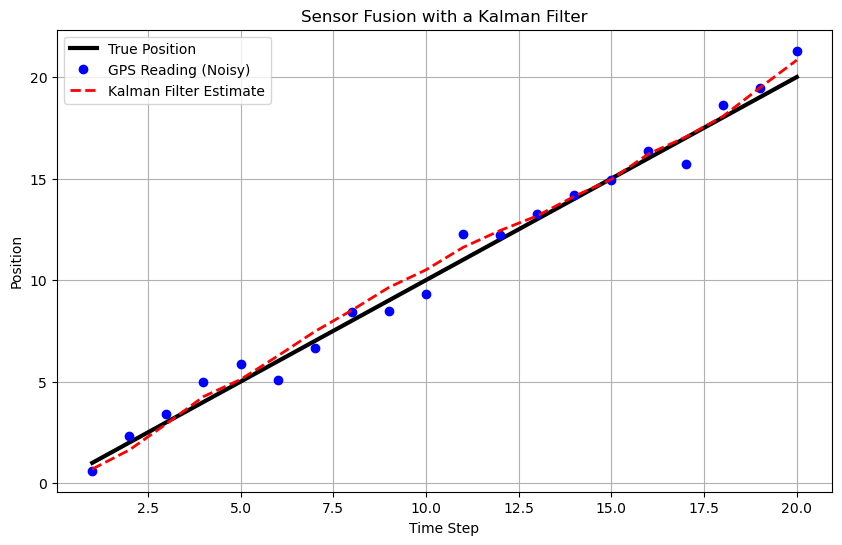

Write the Python code that produced this figure.
import random
import time
import matplotlib.pyplot as plt

class SimulatedSensor:
    """
    A base class to simulate a sensor with a noisy reading.
    """
    def __init__(self, noise_level):
        self.noise_level = noise_level

    def get_reading(self, true_value):
        """Returns the true value plus random noise."""
        return true_value + random.uniform(-self.noise_level, self.noise_level)

class KalmanFilter:
    """
    A simplified 1D Kalman Filter for fusing sensor data.
    It predicts a state and then updates it with a new measurement.
    """
    def __init__(self, initial_estimate, initial_error_covariance, process_noise, measurement_noise):
        self.estimate = initial_estimate
        self.error_covariance = initial_error_covariance
        self.process_noise = process_noise
        self.measurement_noise = measurement_noise

    def predict(self, motion):
        """
        Prediction step: Predict the new estimate based on motion.
        Motion could be based on an accelerometer or other internal model.
        """
        # New estimate is the old estimate plus the motion
        self.estimate += motion
        # The uncertainty (error_covariance) grows with process noise
        self.error_covariance += self.process_noise

    def update(self, measurement):
        """
        Update step: Correct the estimate using a new measurement.
        The correction is based on the Kalman Gain, which weighs the
        new measurement against the current estimate.
        """
        # Calculate the Kalman Gain
        # The gain determines how much to trust the new measurement vs. our current estimate
        kalman_gain = self.error_covariance / (self.error_covariance + self.measurement_noise)
        
        # Update the estimate by adding a correction based on the measurement
        self.estimate += kalman_gain * (measurement - self.estimate)
        
        # Update the error covariance
        self.error_covariance = (1 - kalman_gain) * self.error_covariance

def simulate_sensor_fusion():
    """
    Main function to simulate the fusion of GPS and accelerometer data.
    This version includes a visual plot of the results.
    """
    # Initialize a true position and velocity
    true_position = 0.0
    true_velocity = 1.0  # meters per second

    # Initialize simulated sensors with different noise levels
    gps_sensor = SimulatedSensor(noise_level=1.5)  # High noise, but gives absolute position
    accelerometer_sensor = SimulatedSensor(noise_level=0.5)  # Lower noise, but measures motion

    # Initialize the Kalman filter with an initial guess
    # Initial estimate of position, and initial uncertainty
    kf = KalmanFilter(initial_estimate=0.0, initial_error_covariance=1.0,
                      # How much uncertainty grows with each step (process model)
                      process_noise=0.1,
                      # How much uncertainty is in the GPS measurement
                      measurement_noise=gps_sensor.noise_level**2)

    print("Step | True Pos | GPS Reading | Accel Motion | KF Estimate")
    print("-" * 55)

    num_steps = 20
    # Lists to store data for plotting
    steps = []
    true_positions = []
    gps_readings = []
    kf_estimates = []

    for step in range(1, num_steps + 1):
        # Move the true position
        true_position += true_velocity
        
        # Simulate sensor readings
        gps_reading = gps_sensor.get_reading(true_position)
        # Accelerometer measures change in position (velocity * time step)
        accel_motion = accelerometer_sensor.get_reading(true_velocity)
        
        # Perform Kalman Filter prediction and update steps
        kf.predict(accel_motion)
        kf.update(gps_reading)

        # Store data for plotting
        steps.append(step)
        true_positions.append(true_position)
        gps_readings.append(gps_reading)
        kf_estimates.append(kf.estimate)

        # Print results for each step
        print(f"{step:4d} | {true_position:8.2f} | {gps_reading:11.2f} | {accel_motion:12.2f} | {kf.estimate:11.2f}")
        time.sleep(0.1)

    # Plot the results
    plt.figure(figsize=(10, 6))
    plt.plot(steps, true_positions, label='True Position', color='black', linewidth=3)
    plt.plot(steps, gps_readings, 'o', label='GPS Reading (Noisy)', color='blue')
    plt.plot(steps, kf_estimates, label='Kalman Filter Estimate', color='red', linestyle='--', linewidth=2)
    
    plt.title('Sensor Fusion with a Kalman Filter')
    plt.xlabel('Time Step')
    plt.ylabel('Position')
    plt.legend()
    plt.grid(True)
    plt.show()

if __name__ == "__main__":
    simulate_sensor_fusion()
